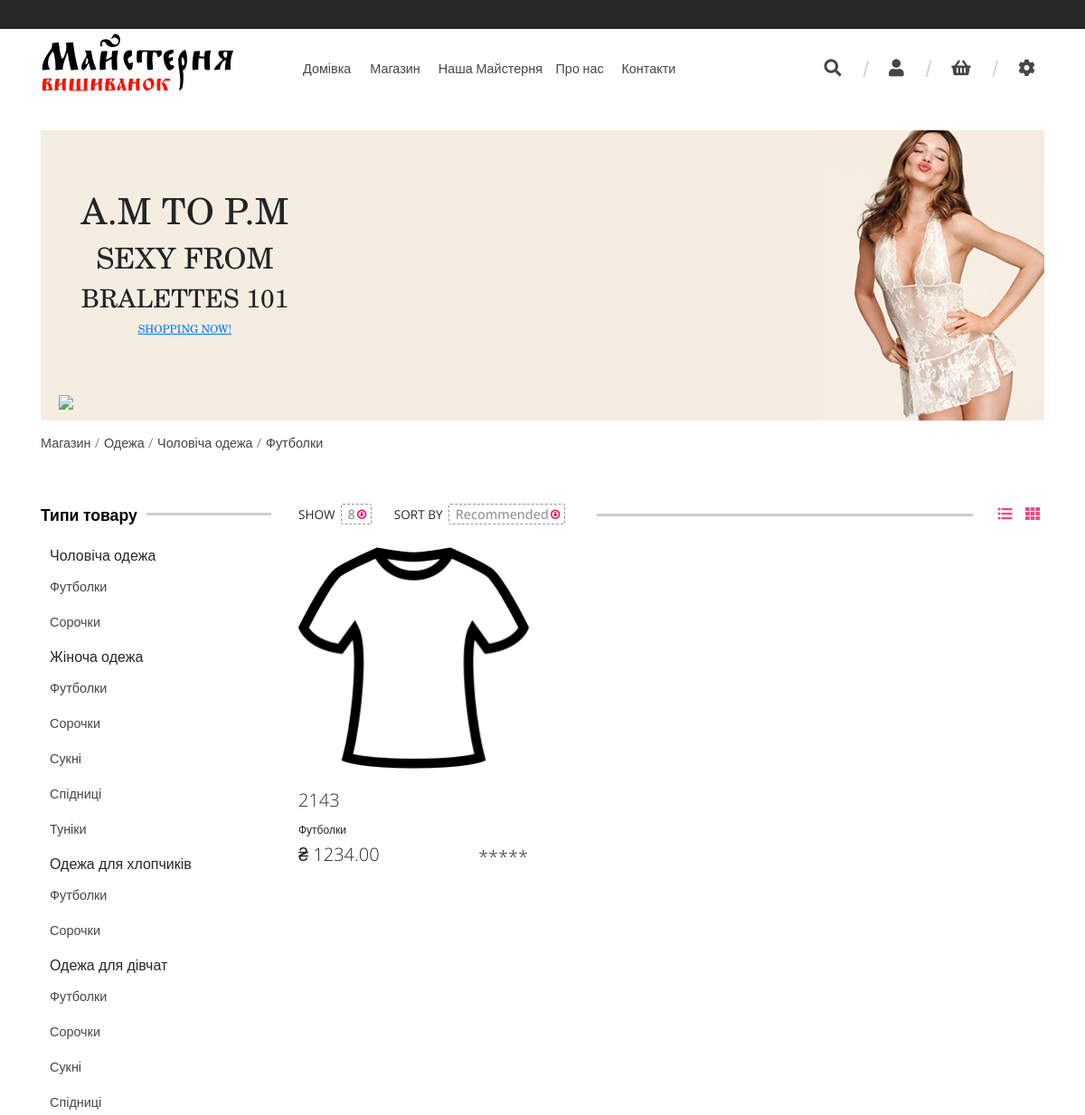
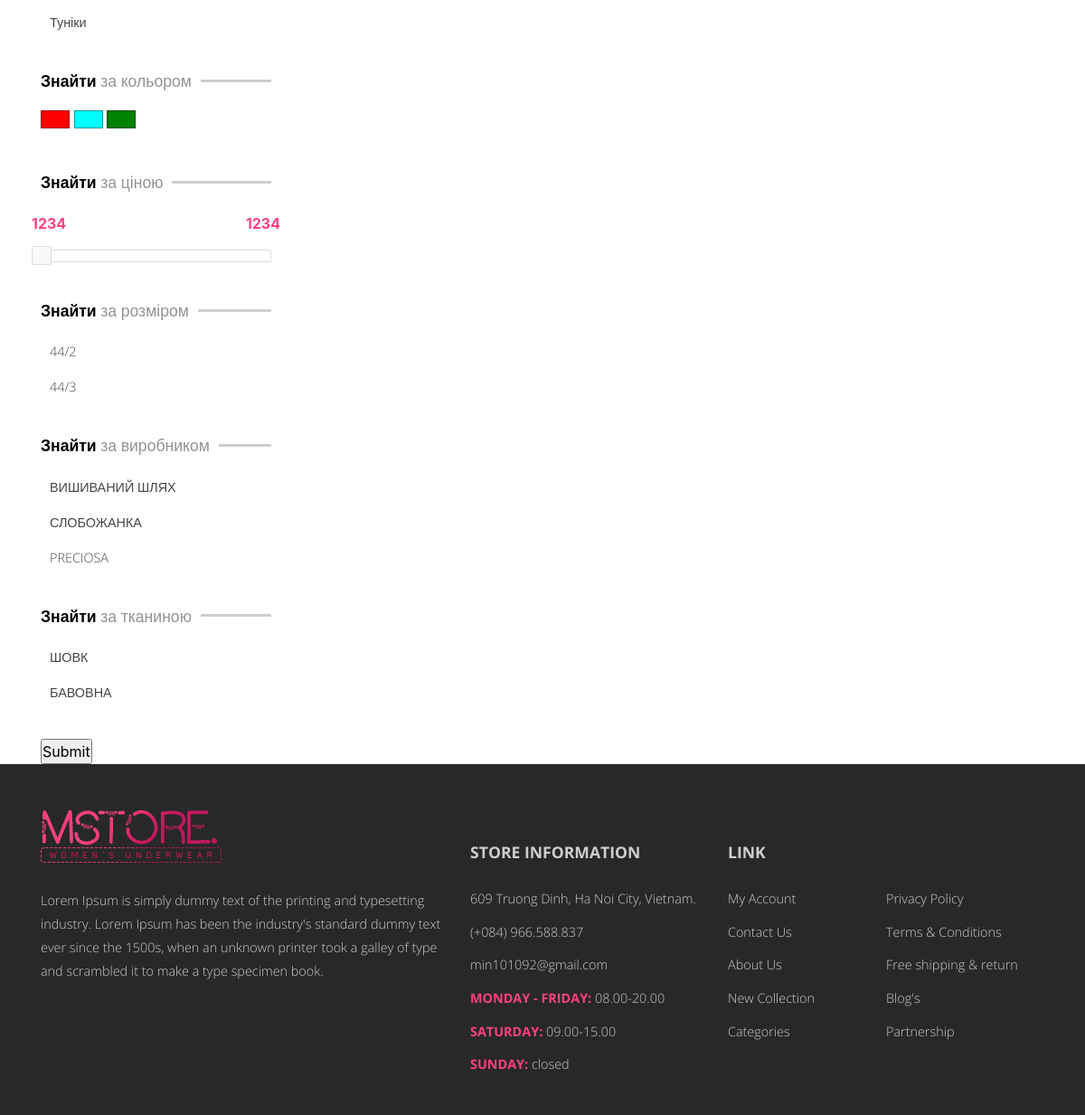
/shop/clothes/men_clothes/men_t_shirt, run on the app's committed database (2 pictures, top to bottom).
### product/models.py (models this page shows, shortened)
class Department(models.Model):
    name = models.CharField(default=None, max_length=100, verbose_name="назва відділу")
    code_name = models.CharField(default=None, max_length=100, verbose_name="програмна назва")
    notes = models.TextField(default=None, blank=True, max_length=2000, verbose_name="примітки")
    slug = models.SlugField(default=None, blank=True, null=True, max_length=30, verbose_name="URL в адресній стрічці броузера")
    class Meta:
        verbose_name = "відділ магазину"
        verbose_name_plural = "відділи магазину"
    def get_sections(self):
        return self.section_set.all()
    def get_absolute_url(self):
        return reverse('landing:department', kwargs={"department_slug": self.slug})

class Section(models.Model):
    name = models.CharField(default=None, max_length=100, verbose_name="назва")
    code_name = models.CharField(default=None, max_length=100, verbose_name="програмна назва")
    notes = models.TextField(default=None, blank=True, max_length=2000, verbose_name="примітки")
    department = models.ForeignKey(Department, on_delete=models.DO_NOTHING, default=None, verbose_name="відділ магазину")
    slug = models.SlugField(default=None, blank=True, null=True, max_length=30, verbose_name="URL в адресній стрічці броузера")
    image = models.ImageField(default=None, blank=True, null=True, verbose_name="зображення секції", upload_to=get_section_upload_path)
    class Meta:
        verbose_name = "секція відділу магазину"
        verbose_name_plural = "секції відділів магазину"
    def get_absolute_url(self):
        return reverse(
            'landing:section',
            kwargs={
                "department_slug": self.department.slug,
                "section_slug": self.slug
            }
        )
    def get_item_types(self):
        return self.itemtype_set.all()

class ItemType(models.Model):
    name = models.CharField(default=None, max_length=100, verbose_name="назва типу товару")
    name_plural = models.CharField(default=None, max_length=100, verbose_name="назва типу товару у множині")
    code_name = models.CharField(default=None, max_length=100, verbose_name="програмна назва")
    notes = models.TextField(default=None, blank=True, max_length=2000, verbose_name="примітки")
    section = models.ForeignKey(Section, on_delete=models.DO_NOTHING, default=None, verbose_name="секція магазину")
    slug = models.SlugField(default=None, blank=True, null=True, max_length=30, verbose_name="URL в адресній стрічці броузера")
    image = models.ImageField(default=None, blank=True, null=True, verbose_name="зображення секції", upload_to=get_item_upload_path)
    icon = models.ImageField(default=None, blank=True, null=True, verbose_name="іконка секції", upload_to=get_item_upload_path)
    class Meta:
        verbose_name = "тип товару"
        verbose_name_plural = "типи товарів"
    def get_absolute_url(self):
        return reverse(
            'landing:item_type',
            kwargs={
                "department_slug": self.section.department.slug,
                "section_slug": self.section.slug,
                "item_type_slug": self.slug
            }
        )
    def get_items(self):
        return self.item_set.all().order_by('created').exclude(pseudo_deleted=True)
    def get_sidebar(self):
        department_obj = self.section.department
        related_sections = department_obj.get_sections()
        sections_and_item_types = {}
        for section in related_sections:
            for item_type in section.get_item_types():
                if section in sections_and_item_types:
                    sections_and_item_types[section].append(item_type)
                else:
                    sections_and_item_types[section] = [item_type]
        return sections_and_item_types

class Item(models.Model):
    code = models.IntegerField(null=True, blank=True, verbose_name="код", unique=True, editable=False)
    name = models.CharField(default=None,
                            blank=True,
                            verbose_name='найменування',
                            max_length=40)
    item_type = models.ForeignKey(ItemType, verbose_name="тип товару", on_delete=models.DO_NOTHING)
    description = models.TextField(default=None,
                                   verbose_name='опис',
                                   max_length=3000)
    price = models.DecimalField(default=None,
                                blank=True,
                                decimal_places=2,
                                max_digits=10,
                                verbose_name='ціна')
    available = models.BooleanField(default=False,
                                    verbose_name='у продажі')
    created = models.DateTimeField(auto_now_add=True,
                                   auto_now=False,
                                   verbose_name='додано')
    updated = models.DateTimeField(auto_now=True,
                                   auto_now_add=False,
                                   verbose_name='редаговано')
    brand = models.ForeignKey(properties.Brand, on_delete=models.PROTECT, verbose_name="виробник")
    fabric = models.ForeignKey(properties.Fabric, on_delete=models.PROTECT, verbose_name="тканина")
    color = models.ForeignKey(properties.Color, on_delete=models.PROTECT, verbose_name="колір")
    available_sizes = models.ManyToManyField(properties.Size, verbose_name="доступні розміри")
    slug = models.SlugField(default=None, blank=True, null=True, max_length=30, verbose_name="URL в адресній стрічці броузера")
    pseudo_deleted = models.BooleanField(default=False, verbose_name="видалений")
    class Meta:
        verbose_name = "Товар"
        verbose_name_plural = "Товари"
    def get_absolute_url(self):
        return reverse(
            'landing:item',
            kwargs={
                "department_slug": self.item_type.section.department.slug,
                "section_slug": self.item_type.section.slug,
                "item_type_slug": self.item_type.slug,
                "item_slug": self.slug
            }
        )
    def get_image_basic_url(self):
        basic_image = self.itemimage_set.filter(is_basic=True).first()
        if not basic_image:
            return None
        return basic_image.image.url

class ItemImage(models.Model):
    created = models.DateTimeField(auto_now_add=True, auto_now=False, verbose_name='додано')
    updated = models.DateTimeField(auto_now=True, auto_now_add=False, verbose_name='редаговано')
    item_related = models.ForeignKey(Item, on_delete=models.CASCADE, verbose_name="для товару")
    is_active = models.BooleanField(default=True, verbose_name='показувати')
    is_basic = models.BooleanField(default=False, verbose_name='основне фото')
    image = models.ImageField(default=None,
                              blank=True,
                              verbose_name='фото товару',
                              upload_to=get_upload_path)
    class Meta:
        verbose_name = "Зображення товару"
        verbose_name_plural = "Зображення товарів"

### properties/models.py (models this page shows, shortened)
class Size(models.Model):
    name = models.CharField(verbose_name="розмір", max_length=20)
    slug = models.SlugField(default=None, blank=True, null=True, max_length=30, verbose_name="URL в адресній стрічці броузера")
    class Meta:
        verbose_name = "розмір"
        verbose_name_plural = "розміри"
    def __str__(self):
        return self.name

class Brand(models.Model):
    name = models.CharField(verbose_name="виробник", max_length=30)
    description = models.TextField(verbose_name="опис", max_length=30000)
    slug = models.SlugField(default=None, blank=True, null=True, max_length=30, verbose_name="URL в адресній стрічці броузера")
    class Meta:
        verbose_name = "виробник"
        verbose_name_plural = "виробники"
    def __str__(self):
        return self.name.upper()

class Fabric(models.Model):
    name = models.CharField(verbose_name="назва", max_length=30)
    description = models.TextField(verbose_name="опис", max_length=30000)
    slug = models.SlugField(default=None, blank=True, null=True, max_length=30, verbose_name="URL в адресній стрічці броузера")
    class Meta:
        verbose_name = "тканина"
        verbose_name_plural = "тканини"
    def __str__(self):
        return self.name.upper()

### landing/views.py (the view)
# urls.py: path('shop/<slug:department_slug>/<slug:section_slug>/<slug:item_type_slug>', ViewByItemType.as_view(), name='item_type'),
class ViewByItemType(View):
    template_name = 'landing/catalogue_and_sidebar/item_type.html'
    def get_context_data(self, request, department_slug, section_slug, item_type_slug, *args, **kwargs):
        department_obj = get_object_or_404(Department, slug=department_slug)
        section_obj = get_object_or_404(Section, slug=section_slug)
        item_type_obj = get_object_or_404(ItemType, slug=item_type_slug)
        sidebar = item_type_obj.get_sidebar()
        items_list = item_type_obj.get_items()
        product_filter = ProductFilter(request.GET, queryset=items_list)
        form = product_filter.form
        min_price = items_list.aggregate(Min('price'))
        max_price = items_list.aggregate(Max('price'))
        try:
            min_price = int(min_price['price__min'])
            max_price = int(max_price['price__max'])
        except TypeError:
            min_price, max_price = 0, 0
        if 'price_min' in request.GET:
            current_min_price = request.GET.get('price_min')
        else:
            current_min_price = min_price
        if 'price_max' in request.GET:
            current_max_price = request.GET.get('price_max')
        else:
            current_max_price = max_price
        context = locals()
        return context
    def get(self, request, *args, **kwargs):
        context = self.get_context_data(request, *args, **kwargs)
        return render(request, self.template_name, context=context)

### templates/landing/catalogue_and_sidebar/item_type.html (shortened to what this page needs)
{% extends 'landing/catalogue_and_sidebar/catalogue_and_sidebar_skelet.html' %}
{% block catalogue_content %}
    <div class="header-wrapper">
        <div class="header">
            <div class="option show">
                <div class="name">SHOW</div>
                <div class="controlgroup show">
                </div>
            </div>
            <div class="option sort-by">
                <div class="name">SORT BY</div>
                <div class="controlgroup show">
                </div>
            </div>
        </div>
        <div class="line"></div>
        <div class="view-icons">
            <div class="icon">
                <a class="list-view" href="#"><i class="fas fa-list-ul"></i></a>
            </div>
            <div class="icon">
                <a class="grid-view" href="#"><i class="fas fa-th"></i></a>
            </div>
        </div>
    </div>
    <div class="row">
        {% for item in product_filter.qs %}
            <div id="product-preview" class="col-12 col-sm-6 col-lg-4 product-wrapper">
                {% include 'landing/item_preview.html' %}
            </div>
        {% endfor %}
    </div>
{% endblock %}

### templates/landing/catalogue_and_sidebar/catalogue_and_sidebar_skelet.html (shortened to what this page needs)
{% extends 'base.html' %}
{% block content %}
    {% load static %}
    {% include 'landing/shop__top_banner.html' %}
    <div class="row breadcrumbs">
        <div class="wrapper col-md-12">
            <div class="inner">
                {% block breadcrumbs %}
                    <a href="{% url 'landing:shop' %}">Магазин</a>
                    <a href="{{ department_obj.get_absolute_url }}">{{ department_obj.name }}</a>
                    <a href="{{ section_obj.get_absolute_url }}">{{ section_obj.name }}</a>
                    <a href="{{ item_type_obj.get_absolute_url }}">{{ item_type_obj.name_plural }}</a>
                {% endblock %}
            </div>
        </div>
    </div>
    <div class="row shop-catalogue">
        <div class="col-4 col-sm-3 sidebar">
            {% block sidebar %}
                <div class="attribute categories">
                    <div class="header-wrapper">
                        <div class="header">Типи товару</div>
                        <div class="line"></div>
                    </div>
                    {% for sec, it_types in sidebar.items %}
                        <a href="{{ sec.get_absolute_url }}" class="category-header">{{ sec.name | capfirst }}</a>
                        <ul>
                            {% for it_type in it_types %}
                                <li><a href="{{ it_type.get_absolute_url }}">{{ it_type.name_plural | capfirst }}</a></li>
                            {% endfor %}
                        </ul>
                    {% endfor %}
                </div>
                <form class="filters" action="">
                    <div class="attribute color">
                        <div class="header-wrapper">
                            <div class="header"><span class="bold">Знайти </span><span class="thin">за кольором</span></div>
                            <div class="line"></div>
                        </div>
                        <div class="color red">
                            <a href="#" class="color-inner"></a>
                        </div>
                        <div class="color blue">
                            <a href="#" class="color-inner"></a>
                        </div>
                        <div class="color green">
                            <a href="#" class="color-inner"></a>
                        </div>
                    </div>
                    <div class="attribute price-range">
                        <div class="header-wrapper">
                            <div class="header"><span class="bold">Знайти </span><span class="thin">за ціною</span></div>
                            <div class="line"></div>
                        </div>
                        <div class="slider">
                            <p>
                                {{ form.price }}
                            </p>
                            <div id="slider-price-range"></div>
                        </div>
                    </div>
                    <div class="attribute size-range">
                        <div class="header-wrapper">
                            <div class="header"><span class="bold">Знайти </span><span class="thin">за розміром</span></div>
                            <div class="line"></div>
                        </div>
                        <div class="select-wrapper">
                            {{ form.available_sizes }}
                        </div>
                    </div>
                    <div class="attribute brands">
                        <div class="header-wrapper">
                            <div class="header"><span class="bold">Знайти </span><span class="thin">за виробником</span></div>
                            <div class="line"></div>
                        </div>
                        <div class="select-wrapper">
                            {{ form.brand }}
                        </div>
                    </div>
                    <div class="attribute fabric">
                        <div class="header-wrapper">
                            <div class="header"><span class="bold">Знайти </span><span class="thin">за тканиною</span></div>
                            <div class="line"></div>
                        </div>
                        <div class="select-wrapper">
                            {{ form.fabric }}
                        </div>
                    </div>
                    <input type="submit" />
                </form>
            {% endblock %}
        </div>
        <div class="col-8 col-sm-9 content">
            {% block catalogue_content %}
            {% endblock %}
        </div>
    </div>
{% endblock %}

### templates/landing/item_preview.html (shortened to what this page needs)
<div class="product">
    <div class="face">
        <figure>
            <div class="image-wrapper">
                <img src="{{ item.get_image_basic_url }}">
            </div>
            <figcaption>
                <div class="product-title"><a href="{{ item.get_absolute_url }}">{{ item.name }}</a></div>
                <div class="product-category"><a href="{{ item.item_type.get_absolute_url }}">{{ item.item_type.name_plural }}</a></div>
                <div class="product-price">₴ {{ item.price }}</div>
                <div class="product-rating">*****</div>
            </figcaption>
        </figure>
    </div>
</div>

### data on the page
Department: name "Одежа"
Section: name "Чоловіча одежа"
ItemType: name_plural "Футболки"
ItemType: name_plural "Сорочки"
Section: name "Жіноча одежа"
ItemType: name_plural "Футболки"
ItemType: name_plural "Сорочки"
ItemType: name_plural "Сукні"
ItemType: name_plural "Спідниці"
ItemType: name_plural "Туніки"
Section: name "Одежа для хлопчиків"
ItemType: name_plural "Футболки"
ItemType: name_plural "Сорочки"
Section: name "Одежа для дівчат"
ItemType: name_plural "Футболки"
ItemType: name_plural "Сорочки"
ItemType: name_plural "Сукні"
ItemType: name_plural "Спідниці"
ItemType: name_plural "Туніки"
Size: available_sizes "44/2 44/3"
Brand: brand "ВИШИВАНИЙ ШЛЯХ СЛОБОЖАНКА PRECIOSA"
Fabric: fabric "ШОВК БАВОВНА"
Item: get_image_basic_url (picture), name "2143", item_type.name_plural "Футболки", price "1234.00"
